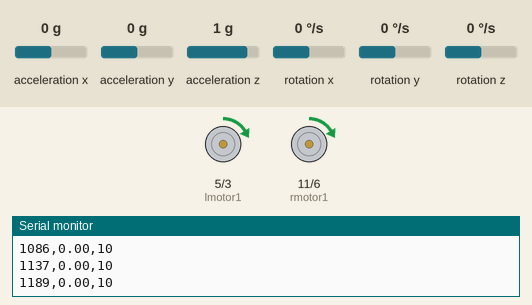
This sketch was run on a simulated Arduino Uno, built with avr-gcc and run on an emulated ATmega328P. Shown: motor-driver pin pairs drawn as motors (green arrow = first pin HIGH = forward, orange = second pin HIGH = backward, longer = more drive), the last lines printed to the serial monitor. Wiring (inferred from the names in the program): MPU-6050 motion sensor at I2C address 0x68. The inputs (shaded band) are chosen by the test bench; at power-on: rotation x 0 °/s, acceleration y 0 g, acceleration x 0 g, acceleration z 1 g, rotation y 0 °/s, rotation z 0 °/s.

Above: at 1.2 s.
1.3 s: rotation x set to 12 °/s
At 3.31 s:
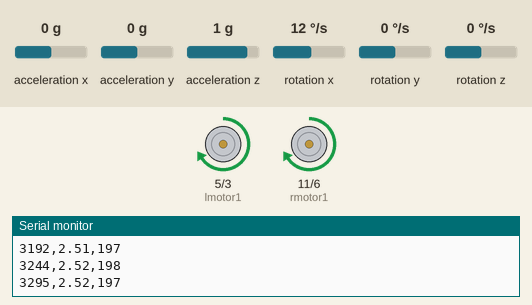
4.3 s: acceleration y set to -1.4 g
5.8 s: rotation x set to -192 °/s
At 7.0 s:
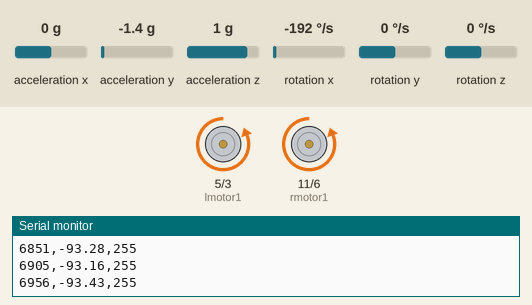
7.3 s: acceleration y set to 0.8 g
10.3 s: acceleration y set to -0.8 g
At 10.7 s:
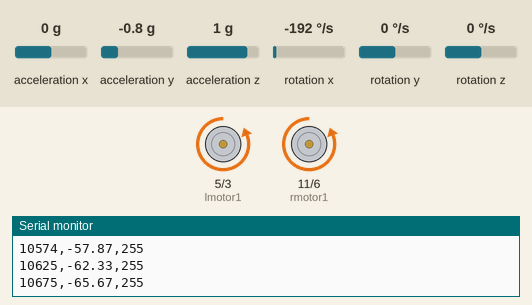
Timing chart, 0 to 12.8 s (numbered marks = the images above; inputs shaded):
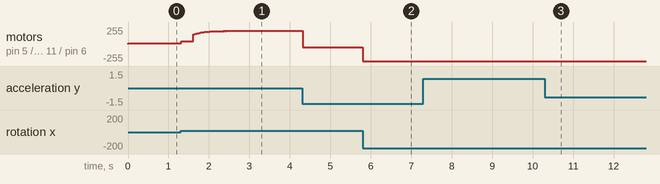

Measured:
- after the input at 5.8 s, motor on pin 5 (lmotor1) / pin 3 (lmotor2), motor on pin 11 (rmotor1) / pin 6 (rmotor2): backward 50/255 → backward 255/255 at once
- after the input at 10.3 s, motor on pin 5 (lmotor1) / pin 3 (lmotor2), motor on pin 11 (rmotor1) / pin 6 (rmotor2): stays backward 255/255 (without the input it goes to backward 89/255 after 2.5 s)

The sketch:

self_balancing_FLC.ino
```cpp
/*****************************************************************\

  Código utilizado no Trabalho de Conclusão de Curso
  Medidas de Desempenho e Comparação PID x FLC Usando um
  Self-Balancing Robot

  Código adaptado por Felipe Vieira Ayres de Oliveira

  Código original encontrado em:
  https://github.com/KoKoLates/eFLL-balancing-robot

  Funções de Pertinência baseadas no código do link:
  https://github.com/ahmaadfaauzn2/Balancia

\*****************************************************************/

//================================================================================================================================================================================//
// Bibliotecas
# include <Fuzzy.h> //---------------------------------------------------------------Biblioteca EFLL (Embedded Fuzzy Logic Library): https://github.com/alvesoaj/eFLL
# include <Wire.h> //----------------------------------------------------------------Biblioteca de comunicação i2C, necessário para o funcionamento do MPU-6050

// Identificação de pinos
# define rmotor1 11
# define rmotor2 6
# define lmotor1 5
# define lmotor2 3

//================================================================================================================================================================================//
// Variáveis
Fuzzy *fuzzy = new Fuzzy(); //-------------------------------------------------------Objeto principal do sistema fuzzy

//================================================================================================================================================================================//
// Variáveis
int16_t acc_rawX, acc_rawY, acc_rawZ; //---------------------------------------------Variáveis brutas do acelerômetro
int16_t gyr_rawX, gyr_rawY, gyr_rawZ; //---------------------------------------------Variáveis brutas do giroscópio

volatile float accAngle; //----------------------------------------------------------Ângulo do acelerômetro
volatile float gyroRate; //----------------------------------------------------------Velocidade do giroscópio
volatile float Angle; //-------------------------------------------------------------Valor final do ângulo
volatile float flc; //---------------------------------------------------------------Saída do controlador
float offset = 0.0; //---------------------------------------------------------------Offset, se necessário

unsigned long t0 = 0, t1 = 0; //-----------------------------------------------------Controle do tempo entre leituras
unsigned long t_init = 0; //---------------------------------------------------------Marcação do início do primeiro loop
float t_amostra = 0; //--------------------------------------------------------------Marcação do período até a amostragem
float periodo = 0; //----------------------------------------------------------------Período das leituras

float rad_to_deg = 180.0 / 3.141592654;

//================================================================================================================================================================================//
// Calibração do sensor MPU6050
void mpu_config()  //----------------------------------------------------------------Calibração do sensor MPU6050
{
  /*
    Observação: um código externo foi usado para calibrar o acelerômetro e o giroscópio,
    e pode ser encontrado como exemplo nos arquivos da biblioteca MPU6050. O código foi
    executado com o sensor estático em uma superfície plana, e retornou os valores de
    correção de offset utilizados abaixo. Os valores abaixo são referentes ao sensor
    utilizado neste projeto, e podem variar entre diferentes sensores.
  */

  // Calibração do Acelerômetro (byte_correspondente_ao_dado, valor_de_calibracao)
  setOffset(0x06, -3604); //---------------------------------------------------------Chamadas da função que executa a calibração de cada eixo do acelerômetro e do giroscópio
  setOffset(0x08, 2636);
  setOffset(0x0A, 2896);

  // Calibração do Giroscópio (byte_correspondente_ao_dado, valor_de_calibracao)
  setOffset(0x13, 121);
  setOffset(0x15, -97);
  setOffset(0x17, 297);
}

void setOffset(uint8_t regHigh, int16_t valor)  //-----------------------------------Correção de offsets do sensor MPU6050
{
  uint8_t hByte = (valor >> 8) & 0xFF;
  uint8_t lByte = valor & 0xFF;

  Wire.beginTransmission(0x68);
  Wire.write(regHigh);
  Wire.write(hByte);
  Wire.write(lByte);
  Wire.endTransmission();
}

//================================================================================================================================================================================//
// Configuração inicial do MPU6050
void mpu_init()
{
  // Inicia o MPU6050
  Wire.begin();
  Wire.beginTransmission(0x68);
  Wire.write(0x6B);
  Wire.write(0x00);
  Wire.endTransmission(true);
  mpu_config(); //-------------------------------------------------------------------Chamada da função de calibragem do sensor MPU6050
}

//================================================================================================================================================================================//
// Configuração inicial dos pinos dos motores
void motor_init()
{
  pinMode(rmotor1, OUTPUT);
  pinMode(rmotor2, OUTPUT);
  pinMode(lmotor1, OUTPUT);
  pinMode(lmotor2, OUTPUT);
}

//================================================================================================================================================================================//
// Configuração inicial da comunicação bluetooth via HC-05
void hc_init()
{
  Serial.begin(9600);
  Serial.println("\n\nInicio\n\n");
}

//================================================================================================================================================================================//
// Comunicação com o MPU6050
void mpu_data()
{
  // Inicia coleta de dados do sensor
  Wire.beginTransmission(0x68);
  Wire.write(0x3B);
  Wire.endTransmission(false);
  Wire.requestFrom(0x68, 14, true);

  // Coleta de dados brutos do acelerômetro
  acc_rawX = Wire.read() <<8 | Wire.read();
  acc_rawY = Wire.read() <<8 | Wire.read();
  acc_rawZ = Wire.read() <<8 | Wire.read();

  Wire.read(); Wire.read(); //-------------------------------------------------------Temperatura lida, mas ignorada e não armazenada

  // Coleta de dados brutos do giroscópio
  gyr_rawX = Wire.read() <<8 | Wire.read();
  gyr_rawY = Wire.read() <<8 | Wire.read();
  gyr_rawZ = Wire.read() <<8 | Wire.read();

  // Conversão de dados brutos para ângulo do acelerômetro e velocidade do giroscópio
  accAngle = atan2(acc_rawY, acc_rawZ) * rad_to_deg;
  gyroRate = gyr_rawX/131.0;
}

//================================================================================================================================================================================//
// Construção do controlador fuzzy: funções de pertinência e base de regras
void fuzzy_init()
{
  // Observação: pode ser necessário configurar as funções de pertinência a depender da estrutura do robô

  // Conjuntos Fuzzy para o Ângulo
  FuzzySet *angle_n = new FuzzySet(-10,  -10,  -5,   0); //--------------------------Ângulos negativos
  FuzzySet *angle_z = new FuzzySet(-3,     0,   0,   3); //--------------------------Ângulos próximos de zero
  FuzzySet *angle_p = new FuzzySet( 0,     5,  10,  10); //--------------------------Ângulos positivos

  // Conjuntos Fuzzy para a Velocidade Angular
  FuzzySet *vel_n =  new FuzzySet(-40,  -40,  -10,   0); //--------------------------Velocidades negativas
  FuzzySet *vel_z =  new FuzzySet( -8,    0,    0,   8); //--------------------------Velocidades próximas de 0
  FuzzySet *vel_p =  new FuzzySet(  0,   10,   40,  40); //--------------------------Velocidades positivas

  // Conjuntos Fuzzy para a saída do motor (PWM)
  FuzzySet *power_min  = new FuzzySet( 10,  10,  10,  10); //------------------------Potência mínima
  FuzzySet *power_low  = new FuzzySet( 20,  20,  20,  20); //------------------------Potência baixa
  FuzzySet *power_med  = new FuzzySet( 50,  50,  50,  50); //------------------------Potência média
  FuzzySet *power_high = new FuzzySet(150, 150, 150, 150); //------------------------Potência alta
  FuzzySet *power_max  = new FuzzySet(255, 255, 255, 255); //------------------------Potência máxima

  // Base de Regras
  /*
      Tabela de saídas FLC com base em Ângulo x Velocidades
      |Ang\Vel|--N---|--Z---|--P---|
      |--N----|-MAX--|-HIGH-|-MED--|
      |--Z----|-LOW--|-MIN--|-LOW--|
      |--P----|-MED--|-HIGH-|-MAX--|
  */

  // Atribuição das Entradas e Saídas às suas respectivas funções de pertinência
  FuzzyInput *angle_input = new FuzzyInput(1); //------------------------------------Ângulos como Entrada 1
  angle_input->addFuzzySet(angle_n);
  angle_input->addFuzzySet(angle_z);
  angle_input->addFuzzySet(angle_p);
  fuzzy->addFuzzyInput(angle_input);

  FuzzyInput *vel_input = new FuzzyInput(2); //--------------------------------------Velocidades como Entrada 2
  vel_input->addFuzzySet(vel_n);
  vel_input->addFuzzySet(vel_z);
  vel_input->addFuzzySet(vel_p);
  fuzzy->addFuzzyInput(vel_input);

  FuzzyOutput *power_out = new FuzzyOutput(1); //------------------------------------Potências (PWM) como saída
  power_out->addFuzzySet(power_min);
  power_out->addFuzzySet(power_low);
  power_out->addFuzzySet(power_med);
  power_out->addFuzzySet(power_high);
  power_out->addFuzzySet(power_max);
  fuzzy->addFuzzyOutput(power_out);

  // angle_Z & vel_Z -> Potência Mínima
  FuzzyRuleAntecedent *zz = new FuzzyRuleAntecedent(); //----------------------------Ângulo e velocidade próximos de 0
  FuzzyRuleConsequent *output_min = new FuzzyRuleConsequent(); //--------------------Saída mínima
  zz->joinWithAND(angle_z, vel_z); //------------------------------------------------União de Conjuntos Fuzzy
  output_min->addOutput(power_min); //-----------------------------------------------Obtenção da Saída
  fuzzy->addFuzzyRule(new FuzzyRule(1, zz, output_min)); //--------------------------Regra 1 criada com entrada zz e saída output_min


  // (angle_Z & vel_N) || (angle_Z & vel_P) -> Potência baixa
  FuzzyRuleAntecedent *zn = new FuzzyRuleAntecedent(); //----------------------------Ângulo próximo de 0 e velocidade negativa
  FuzzyRuleAntecedent *zp = new FuzzyRuleAntecedent(); //----------------------------Ângulo próximo de 0 e velocidade positiva
  FuzzyRuleAntecedent *cond_low = new FuzzyRuleAntecedent(); //----------------------Variável para unir (OU) duas sub-regras em uma regra maior
  FuzzyRuleConsequent *output_low = new FuzzyRuleConsequent(); //--------------------Saída baixa
  zn->joinWithAND(angle_z, vel_n); //------------------------------------------------União de Conjuntos Fuzzy
  zp->joinWithAND(angle_z, vel_p);
  cond_low->joinWithOR(zn, zp); //---------------------------------------------------Interseção de Conjuntos Fuzzy
  output_low->addOutput(power_low); //-----------------------------------------------Obteção da Saída
  fuzzy->addFuzzyRule(new FuzzyRule(2, cond_low, output_low)); //--------------------Regra 2 criada com entradas zn OU zp e saída output_low


  // (angle_N & vel_P) || (angle_P & vel_N) -> Potência média
  FuzzyRuleAntecedent *np = new FuzzyRuleAntecedent(); //----------------------------Ângulo negativo e velocidade positiva
  FuzzyRuleAntecedent *pn = new FuzzyRuleAntecedent(); //----------------------------Ângulo positivo e velocidade negativa
  FuzzyRuleAntecedent *cond_med = new FuzzyRuleAntecedent(); //----------------------Variável para unir (OU) duas sub-regras em uma regra maior
  FuzzyRuleConsequent *output_med = new FuzzyRuleConsequent(); //--------------------Saída média
  np->joinWithAND(angle_n, vel_p); //------------------------------------------------União de Conjuntos Fuzzy
  pn->joinWithAND(angle_p, vel_n);
  cond_med->joinWithOR(np, pn); //---------------------------------------------------Interseção de Conjuntos Fuzzy
  output_med->addOutput(power_med); //-----------------------------------------------Obtenção da Saída
  fuzzy->addFuzzyRule(new FuzzyRule(3, cond_med, output_med)); //--------------------Regra 3 criada com entradas np OU pn e saída output_med


  // (angle_N & vel_Z) || (angle_P & vel_Z) -> Potência alta
  FuzzyRuleAntecedent *nz = new FuzzyRuleAntecedent(); //----------------------------Ângulo negativo e velocidade próxima de zero
  FuzzyRuleAntecedent *pz = new FuzzyRuleAntecedent(); //----------------------------Ângulo positivo e velocidade próxima de zero
  FuzzyRuleAntecedent *cond_high = new FuzzyRuleAntecedent(); //---------------------Variável para unir (OU) duas sub-regras em uma regra maior
  FuzzyRuleConsequent *output_high = new FuzzyRuleConsequent(); //-------------------Saída alta
  nz->joinWithAND(angle_n, vel_z); //------------------------------------------------União de Conjuntos Fuzzy
  pz->joinWithAND(angle_p, vel_z);
  cond_high->joinWithOR(nz, pz); //--------------------------------------------------Interseção de Conjuntos Fuzzy
  output_high->addOutput(power_high); //---------------------------------------------Obtenção da Saída
  fuzzy->addFuzzyRule(new FuzzyRule(4, cond_high, output_high)); //------------------Regra 4 criada com entradas nz OU pz e saída output_high


  // (angle_N & vel_N) || (angle_P & vel_P) -> Potência máxima
  FuzzyRuleAntecedent *nn = new FuzzyRuleAntecedent(); //----------------------------Ângulo e velocidade negativos
  FuzzyRuleAntecedent *pp = new FuzzyRuleAntecedent(); //----------------------------Ângulo e velocidade positivos
  FuzzyRuleAntecedent *cond_max = new FuzzyRuleAntecedent(); //----------------------Variável para unir (OU) duas sub-regras em uma regra maior
  FuzzyRuleConsequent *output_max = new FuzzyRuleConsequent(); //--------------------Saída máxima
  nn->joinWithAND(angle_n, vel_n); //------------------------------------------------União de Conjuntos Fuzzy
  pp->joinWithAND(angle_p, vel_p);
  cond_max->joinWithOR(nn, pp); //---------------------------------------------------Interseção de Conjuntos Fuzzy
  output_max->addOutput(power_max); //-----------------------------------------------Obtenção da Saída
  fuzzy->addFuzzyRule(new FuzzyRule(5, cond_max, output_max)); //--------------------Regra 5 criada com entradas nn OU pp e saída output_max
}

//================================================================================================================================================================================//
// Controlador Fuzzy
void flc_out()
{
  // Conversão de dados do acelerômetro
  Angle = 0.98 *(Angle + gyroRate * periodo) + 0.02 * accAngle;

  // Controlador Fuzzy
  fuzzy -> setInput(1, Angle-offset); //---------------------------------------------Entrada 1: ângulo
  fuzzy -> setInput(2, gyroRate); //-------------------------------------------------Entrada 2: Velocidade
  fuzzy -> fuzzify(); //-------------------------------------------------------------Fuzzifica as entradas
  flc = fuzzy -> defuzzify(1); //----------------------------------------------------Defuzzifica a saída e atribui à variável flc
}

//================================================================================================================================================================================//
// Controle dos motores
void setMotor(int pwm)
{
  // Observação: Offset sempre é considerado, mas, por padrão, é igual a 0. Deve ser alterado na declaração da variável, caso necessário
  if(Angle-offset >= 0)
  {
    analogWrite(rmotor1, pwm);
    analogWrite(rmotor2, 0);
    analogWrite(lmotor1, pwm);
    analogWrite(lmotor2, 0);
  }
  else if(Angle-offset < 0)
  {
    analogWrite(rmotor1, 0);
    analogWrite(rmotor2, pwm);
    analogWrite(lmotor1, 0);
    analogWrite(lmotor2, pwm);
  }
}

//================================================================================================================================================================================//
// Função principal (execução única)
void setup()
{
  // Inicialização dos componentes
  hc_init(); //----------------------------------------------------------------------HC-06, para comunicação Bluetooth com o monitor serial do Arduino IDE
  mpu_init(); //---------------------------------------------------------------------Inicialização do MPU6050
  motor_init(); //-------------------------------------------------------------------Inicialização dos motores
  setMotor(0); //--------------------------------------------------------------------Configura a saída pwm inicial para 0
  fuzzy_init(); //-------------------------------------------------------------------Construção da base de regras de fuzzy
  t0 = millis(); //------------------------------------------------------------------Marca o tempo inicial do primeiro loop, para cálculo de período do loop
  t_init = millis(); //--------------------------------------------------------------Marca o tempo inicial do primeiro loop, para cálculo do tempo total de execução dos loops
}

//================================================================================================================================================================================//
// Função principal (execução em loop)
void loop()
{
  // Marcações de tempos inicias e finais, e período
  t0 = t1;
  t1 = millis();
  periodo = (t1 - t0) / 1000.0;
  t_amostra += periodo;

  mpu_data(); //---------------------------------------------------------------------Obtenção dos dados do MPU-6050
  flc_out(); //----------------------------------------------------------------------Etapa de controle fuzzy
  int pwm = constrain(flc, 0, 255); //-----------------------------------------------Garante que os valores de PWM estarão entre 0 e 255

  if(pwm >= 25 && pwm <= 45)  //-----------------------------------------------------Garante que os motores irão iniciar/parar de forma sincronizada
  {
    pwm = 45;
    /*
      Observação: deve-se verificar o início da rotação de cada motor em ambas as direções, antes de definir esses valores.
      Recomendação: o intervalo deve ser entre o valor de PWM que um dos motores começa a girar em uma direção específica,
      e o valor de PWM em que os motores giram em ambas as direções. O valor final de pwm precisa ser maior ou igual ao
      limite superior desse intervalo
    */
  }
  setMotor(pwm); //------------------------------------------------------------------Os motores giram com base no valor de PWM

  // Escrita dos dados de tempo total de execução, inclinação do robô e valor PWM no monitor serial, a cada 50ms.
  /*
    Observação: caso não utilizar essas leituras, comente todo esse trecho de código. Pequenos ajustes nas funções
    de pertinência podem ser necessários para manter o robô em equilíbrio.
  */
  if(t_amostra >= 0.05)
  {
    Serial.print(millis()-t_init);    Serial.print(",");
    Serial.print(Angle-offset); Serial.print(",");
    Serial.println(pwm);
    t_amostra = 0;
  }
}
/*****************************************************************\

  Código utilizado no Trabalho de Conclusão de Curso
  Medidas de Desempenho e Comparação PID x FLC Usando um
  Self-Balancing Robot

  Código adaptado por Felipe Vieira Ayres de Oliveira

  Código original encontrado em:
  https://github.com/KoKoLates/eFLL-balancing-robot

  Funções de Pertinência baseadas no código do link:
  https://github.com/ahmaadfaauzn2/Balancia

\*****************************************************************/
```
